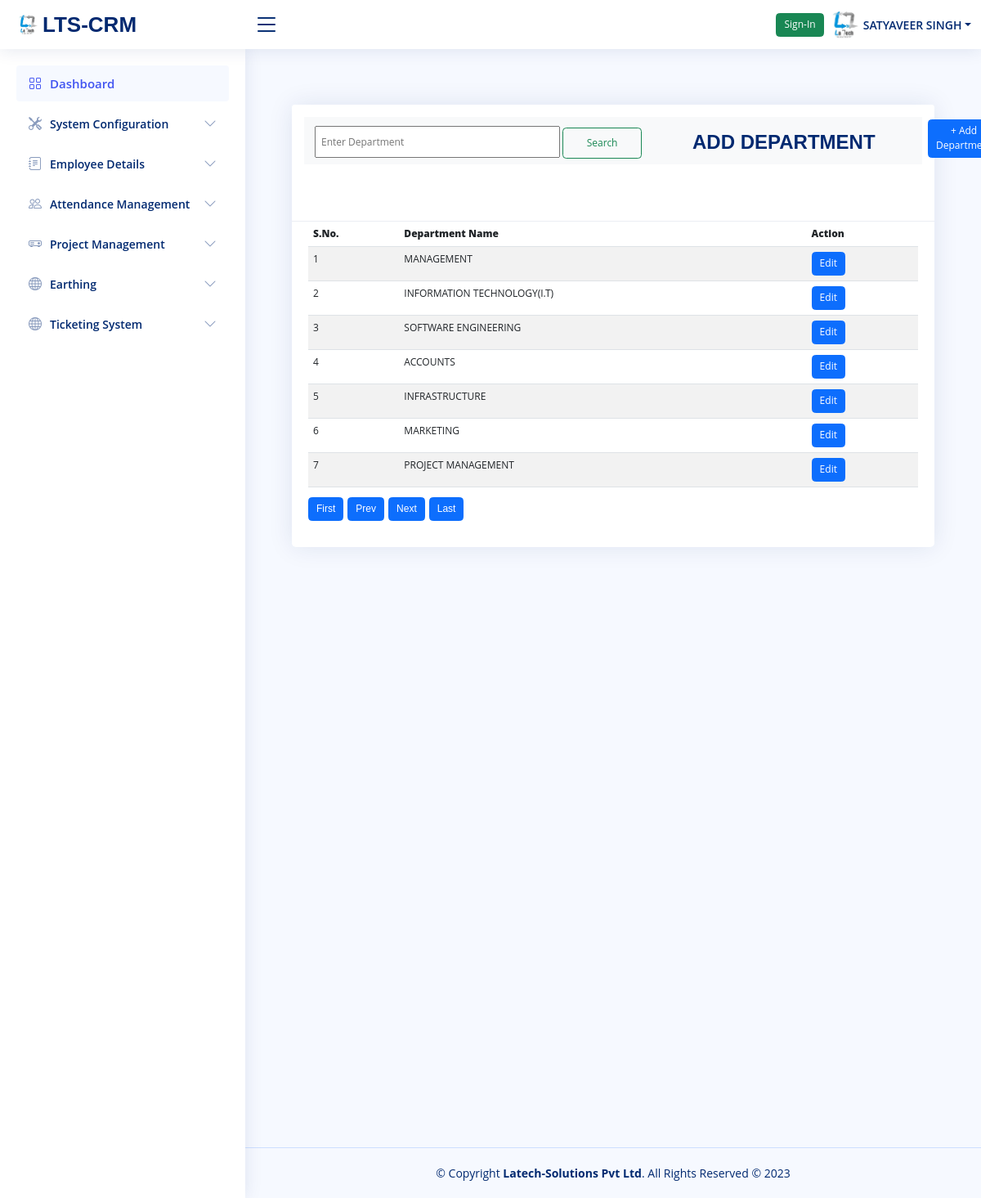
The page /PFC.php?PageName=view_department_details (signed in) on the database its author committed.
### tables this page shows
CREATE TABLE `department` (
  `dept_id` int(11) NOT NULL,
  `department` varchar(200) NOT NULL
);

### Pages/view_department_details.php (the view, shortened to what this page needs)
<?php
require_once 'connection.php';
include("Pages/pagi_script.php");
?>
<main id="main" class="main">
<div class="midde_cont">
  <div class="container-fluid">
<div class="row column1">
  <div class="col-md-12">
        <div class="container py-5">
            <div class="card mt-3">
                <div class="card-header">
                <nav class="navbar navbar-light bg-light">
                   <form method="POST">
                      <input type="text" name="searchvalue" style="margin-left: 13px;height:39px;padding:6px;width:300px;margin-top: 5px;"  placeholder="Enter Department" value="">
                      <input class="btn btn-outline-success my-2 my-sm-0" style="height: 38px;padding: 1px;width: 97px;" type="submit" name="submitsearch" value="Search">
                      <button type="button" class="btn btn-primary" data-bs-toggle="modal" data-bs-target="#myModal" style="margin-left: 763px;margin-top: -69px;">+ Add Department</button>
                      <h2 style="color:#012970;margin-left:475px;margin-top:-52px;"><b>ADD DEPARTMENT</b></h2>
                    </form>
              </nav><br><br><br>
          </div>
         <div class="card-body">
            <table  class="hover table table-striped" style="width:100%">
            <thead class="thead-pink" >
              <tr>
                 <th><b>S.No.</b></th>
                 <th><b>Department Name</b></th>
                 <th><b>Action</b></th>
               </tr>
                </thead>
                <tbody>
                <?php
                  $sql = "SELECT * FROM `department` order by `dept_id`  LIMIT $offset, $no_of_records_per_page";
                  $result = $conn->query($sql);
                  if ($result->num_rows > 0)
                  {
                  $cnt=0;
                  while($row = $result->fetch_assoc())
                    {
                      ?>
                      <tr>
                      <td><?php echo ++$cnt;?></td>
                        <td><?php echo $row['department'];?></td>
                        <td><button  value="<?php echo $row["dept_id"]; ?>" data-bs-toggle='modal' class='btn btn-primary editbtn' onclick="EmpUpdate(this.value)">Edit</button></td>
                      </tr>
                    <?php
                    }
                  }
                  ?>
                 </tbody>
            </table>
            <?php
                 $sql1 = "SELECT * from department";
                 echo htmlContent($conn,$sql1,$no_of_records_per_page,$offset,$pageno);
             ?>
           </div>
</main>
  <br/><br/><br/><br/><br/><br/><br/><br/><br/><br/><br/><br/><br/><br/><br/><br/><br/><br/>
  <br/><br/><br/><br/><br/><br/><br/><br/><br/><br/><br/><br/><br/><br/><br/><br/><br/><br/>

### assets/css/style.css (style rules this page uses)
:root { scroll-behavior: smooth; }
body { font-family: "Open Sans", sans-serif; background: #f6f9ff; color: #444444; }
h1, h2, h3, h4, h5, h6 { font-family: "Nunito", sans-serif; }
#main { margin-top: 60px; padding: 20px 30px; transition: all 0.3s; }
.card { margin-bottom: 30px; border: none; border-radius: 5px; box-shadow: 0px 0 30px rgba(1, 41, 112, 0.1); }
.card-header, .card-footer { border-color: #ebeef4; background-color: #fff; color: #798eb3; padding: 15px; }
.card-body { padding: 0 20px 20px 20px; }
@media (min-width: 1200px) { #main, #footer { margin-left: 300px; } }

### PFC.php (style rules this page uses)
html { font-size: 12px; }

### rows shown on the page
department: department "MANAGEMENT"
department: department "INFORMATION TECHNOLOGY(I.T)"
department: department "SOFTWARE ENGINEERING"
department: department "ACCOUNTS"
department: department "INFRASTRUCTURE"
department: department "MARKETING"
department: department "PROJECT MANAGEMENT"

### other values the page prints
$_SESSION['PFC_EmpName'] "SATYAVEER SINGH"
